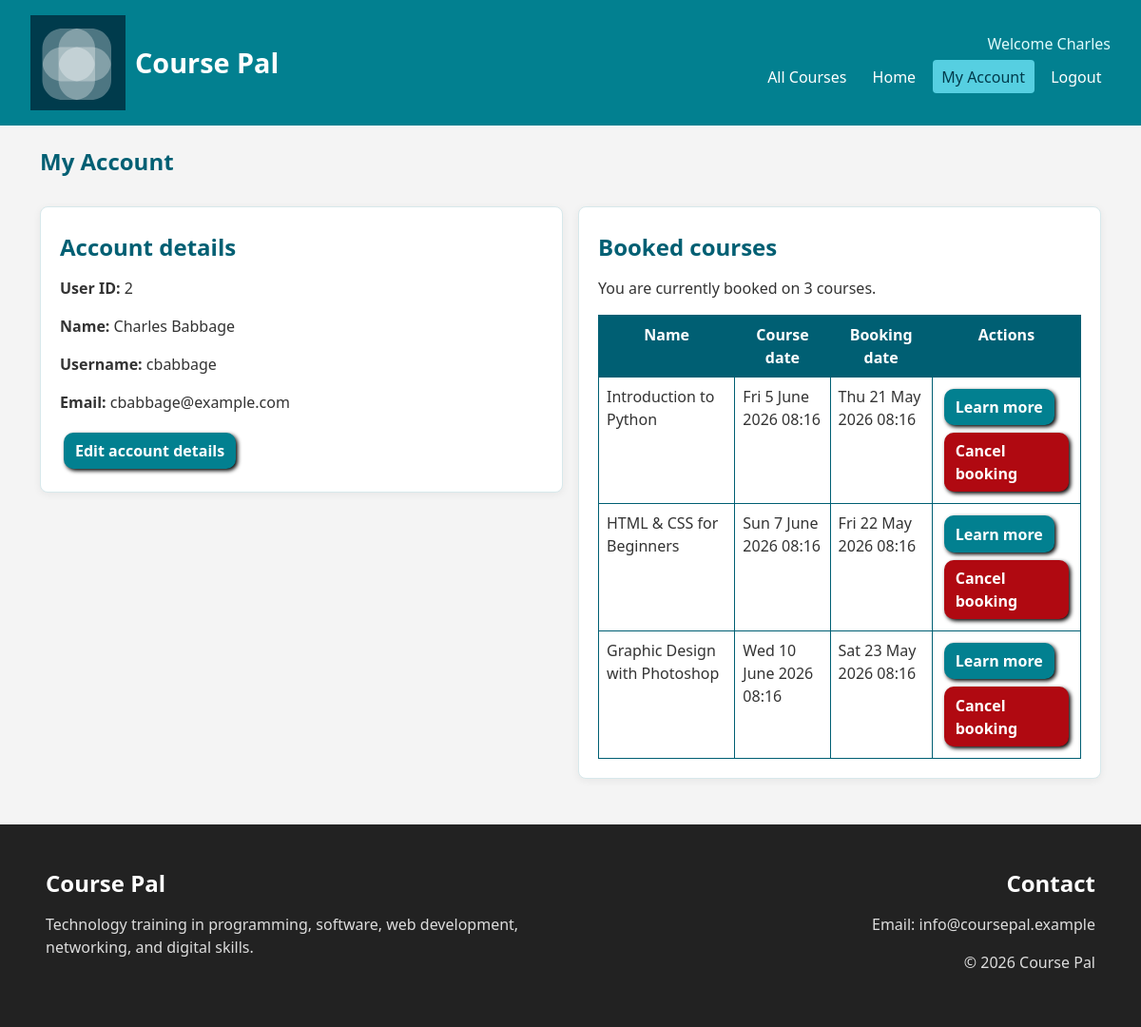
Page /account.php (signed in) on the committed database.
### tables this page shows
CREATE TABLE users (
  user_id INT NOT NULL AUTO_INCREMENT,
  username VARCHAR(50) NOT NULL,
  password VARCHAR(255) NOT NULL,
  first_name VARCHAR(50) NOT NULL,
  last_name VARCHAR(50) NOT NULL,
  email VARCHAR(255) NOT NULL,
  registration_date DATETIME NOT NULL DEFAULT CURRENT_TIMESTAMP,
  is_admin INT NOT NULL DEFAULT 0,
  PRIMARY KEY (user_id),
  UNIQUE KEY unique_username (username),
  UNIQUE KEY unique_email (email)
);

CREATE TABLE bookings (
  booking_id INT NOT NULL AUTO_INCREMENT,
  user_id INT NOT NULL,
  course_id INT NOT NULL,
  booking_date DATETIME NOT NULL DEFAULT CURRENT_TIMESTAMP,
  PRIMARY KEY (booking_id),
  UNIQUE KEY unique_user_course (user_id, course_id),
  CONSTRAINT fk_bookings_user FOREIGN KEY (user_id) REFERENCES users(user_id) ON DELETE CASCADE,
  CONSTRAINT fk_bookings_course FOREIGN KEY (course_id) REFERENCES courses(course_id) ON DELETE CASCADE
);

CREATE TABLE courses (
  course_id INT NOT NULL AUTO_INCREMENT,
  name VARCHAR(150) NOT NULL,
  description MEDIUMTEXT NOT NULL,
  category_id INT NOT NULL,
  capacity INT NOT NULL,
  date DATETIME NOT NULL,
  course_image TEXT NOT NULL,
  PRIMARY KEY (course_id),
  CONSTRAINT fk_courses_category FOREIGN KEY (category_id) REFERENCES categories(category_id),
  CONSTRAINT check_course_capacity CHECK (capacity > 0)
);

### includes/connectdb.php (called while the page is built, shortened)
<?php
function e(string|int|null $value): string
{
    return htmlspecialchars((string) $value, ENT_QUOTES, 'UTF-8');
}
function format_course_date(?string $date): string
{
    return (new DateTime($date))->format('D j F Y H:i');
}
?>

### account.php (the view, shortened to what this page needs)
<?php
require 'includes/connectdb.php';
$user = null;
$bookings = [];
if ($pdo) {
    $userStatement = $pdo->prepare('SELECT user_id, first_name, last_name, username, email FROM users WHERE user_id = ?');
    $userStatement->execute([$_SESSION['userid']]);
    $user = $userStatement->fetch();
    $bookingStatement = $pdo->prepare(
        'SELECT bookings.booking_id, bookings.booking_date, courses.course_id, courses.name, courses.date
         FROM bookings
         INNER JOIN courses ON courses.course_id = bookings.course_id
         WHERE bookings.user_id = ?
         ORDER BY courses.date ASC'
    );
    $bookingStatement->execute([$_SESSION['userid']]);
    $bookings = $bookingStatement->fetchAll();
}
require 'includes/header.php';
?>
<section>
  <h1>My Account</h1>
  <div class="layout">
    <article class="panel block">
      <h2>Account details</h2>
      <?php if ($user): ?>
        <p><strong>User ID:</strong> <?php echo e($user['user_id']); ?></p>
        <p><strong>Name:</strong> <?php echo e($user['first_name'] . ' ' . $user['last_name']); ?></p>
        <p><strong>Username:</strong> <?php echo e($user['username']); ?></p>
        <p><strong>Email:</strong> <?php echo e($user['email']); ?></p>
      <?php endif; ?>
      <a class="btn" href="edit-account.php">Edit account details</a>
    </article>
    <article class="panel block">
      <h2>Booked courses</h2>
      <p>You are currently booked on <?php echo e(count($bookings)); ?> courses.</p>
      <table>
        <tr>
          <th>Name</th>
          <th>Course date</th>
          <th>Booking date</th>
          <th>Actions</th>
        </tr>
        <?php foreach ($bookings as $booking): ?>
          <tr>
            <td><?php echo e($booking['name']); ?></td>
            <td><?php echo e(format_course_date($booking['date'])); ?></td>
            <td><?php echo e(format_course_date($booking['booking_date'])); ?></td>
            <td>
              <a class="btn" href="course.php?id=<?php echo e($booking['course_id']); ?>">Learn more</a>
              <a class="btn btn_cancel" href="cancel-booking-action.php?id=<?php echo e($booking['course_id']); ?>">Cancel booking</a>
            </td>
          </tr>
        <?php endforeach; ?>
      </table>
    </article>
  </div>
</section>
<?php require 'includes/footer.php'; ?>

### css/styles.css (style rules this page uses)
* { box-sizing: border-box; }
body { margin: 0; font-family: 'Segoe UI', Arial, sans-serif; background-color: #f4f4f4; color: #333; line-height: 1.5; }
section, article, aside { margin: 1.5rem 0; }
section { padding: 0 1rem; }
a { color: #005f73; }
h1, h2, h3, h4, h5, h6 { color: #005f73; margin: 0.5rem 0; line-height: 1.2; }
.panel { background: white; border: 1px solid #d7e8eb; border-radius: 8px; padding: 1.25rem; box-shadow: 0 2px 8px rgba(0, 0, 0, 0.06); }
.layout, .homelayout, .section-heading, .buttons, .searchbox, .login-form { display: flex; gap: 1rem; }
.layout, .homelayout { align-items: flex-start; }
.block, .text, .image { flex: 1; }
table { background: white; border-collapse: collapse; width: 100%; }
td, th { border: 1px solid #005f73; padding: 0.5rem; vertical-align: top; }
th { background-color: #005f73; color: white; }
.btn { background-color: #028090; border: 0; border-radius: 10px; box-shadow: black 2px 2px 4px; color: white; cursor: pointer; display: inline-block; font-weight: bold; margin: 0.25rem; padding: 0.45rem 0.75rem; text-decoration: none; }
.btn_cancel { background-color: #b00911; }

### rows in the picture
users: user_id "2", first_name+last_name "Charles Babbage", username "cbabbage", email "cbabbage@example.com"
bookings: course.name "Introduction to Python", course.date "Fri 5 June 2026 08:16", booking_date "Thu 21 May 2026 08:16"
bookings: course.name "HTML & CSS for Beginners", course.date "Sun 7 June 2026 08:16", booking_date "Fri 22 May 2026 08:16"
bookings: course.name "Graphic Design with Photoshop", course.date "Wed 10 June 2026 08:16", booking_date "Sat 23 May 2026 08:16"

### other values in the picture
$welcomeName "Charles"
count($bookings) "3"
